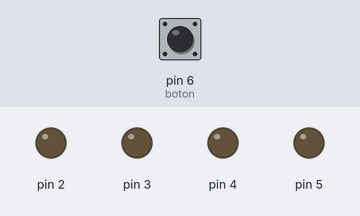
Simulated run of this sketch. Board: Arduino Uno, built with avr-gcc and run on an emulated ATmega328P. Parts: output pins drawn as LEDs (lit = HIGH). The test bench sets the inputs (shaded band); at power-on: pin 6 (boton) HIGH.

Above: at 1.2 s.
1.3 s: pin 6 (boton) pulled LOW for 0.15 s
At 2.5 s:
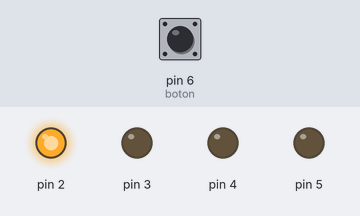
2.9 s: pin 6 (boton) pulled LOW for 1 s
At 4.0 s:
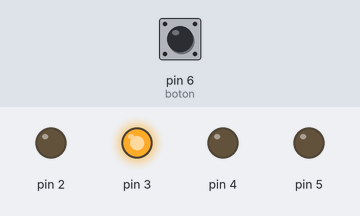
5.4 s: pin 6 (boton) pulled LOW for 0.15 s
At 5.9 s:
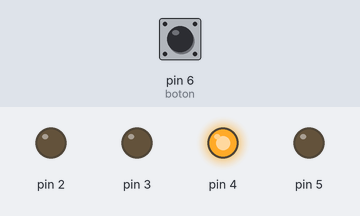
7.0 s: pin 6 (boton) pulled LOW for 3.2 s
At 8.3 s:
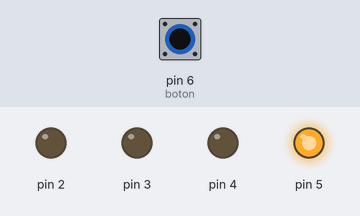
Timing chart, 0 to 10.0 s (numbered marks = the images above; inputs shaded):
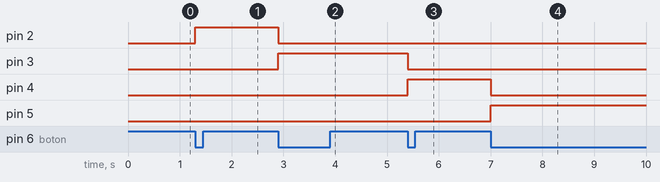

Measured:
- after the input at 1.3 s, pin 2: LOW → HIGH at once
- after the input at 2.9 s, pin 2: HIGH → LOW at once; pin 3: LOW → HIGH at once
- after the input at 5.4 s, pin 3: HIGH → LOW at once; pin 4: LOW → HIGH at once
- after the input at 7.0 s, pin 4: HIGH → LOW at once; pin 5: LOW → HIGH at once

The sketch:

ArduinoProject_3JUL.ino
```cpp
/*
  PROYECTO DE ARDUINO POO
  Realizado por: Jocimar David Gutiérrez Ladeut
  Universidad Distrital Francisco José de Caldas | Ing. Electrónica
*/

// Clase Led
class Led {
  private:
    int pin;

  public:
    Led(int p) {
      pin = p;
      pinMode(pin, OUTPUT);
      apagar();
    }

    void encender() {
      digitalWrite(pin, HIGH);
    }

    void apagar() {
      digitalWrite(pin, LOW);
    }
};

// Clase Button con detección de flanco y debounce
class Button {
  private:
    int pin;
    bool ultimoEstado;
    unsigned long ultimoTiempo;
    const unsigned long debounceDelay = 50; // 50 ms para antirrebote

  public:
    Button(int p) {
      pin = p;
      pinMode(pin, INPUT_PULLUP);
      ultimoEstado = estaPresionado();
      ultimoTiempo = 0;
    }

    bool estaPresionado() {
      return digitalRead(pin) == LOW;
    }

    // Detectar pulsación nueva con debounce
    bool fuePresionado() {
      bool estadoActual = estaPresionado();
      unsigned long tiempoAhora = millis();
      bool presionado = false;

      if (estadoActual && !ultimoEstado && (tiempoAhora - ultimoTiempo > debounceDelay)) {
        presionado = true;
        ultimoTiempo = tiempoAhora;
      }

      ultimoEstado = estadoActual;
      return presionado;
    }
};

// Crear LEDs y botón
Led leds[4] = { Led(2), Led(3), Led(4), Led(5) };
Button boton(6);

// Variables de control
int indice = 0;
int direccion = 1;

void setup() {
  // Nada extra
}

void loop() {
  if (boton.fuePresionado()) {
    // Apagar todos los LEDs
    for (int i = 0; i < 4; i++) {
      leds[i].apagar();
    }

    // Encender LED actual
    leds[indice].encender();

    // Calcular siguiente índice
    indice += direccion;

    // Cambiar dirección si llega a un extremo
    if (indice >= 4) {
      indice = 2; // Regresa al tercero
      direccion = -1;
    } else if (indice < 0) {
      indice = 1; // Avanza al segundo
      direccion = 1;
    }
  }
}
```
